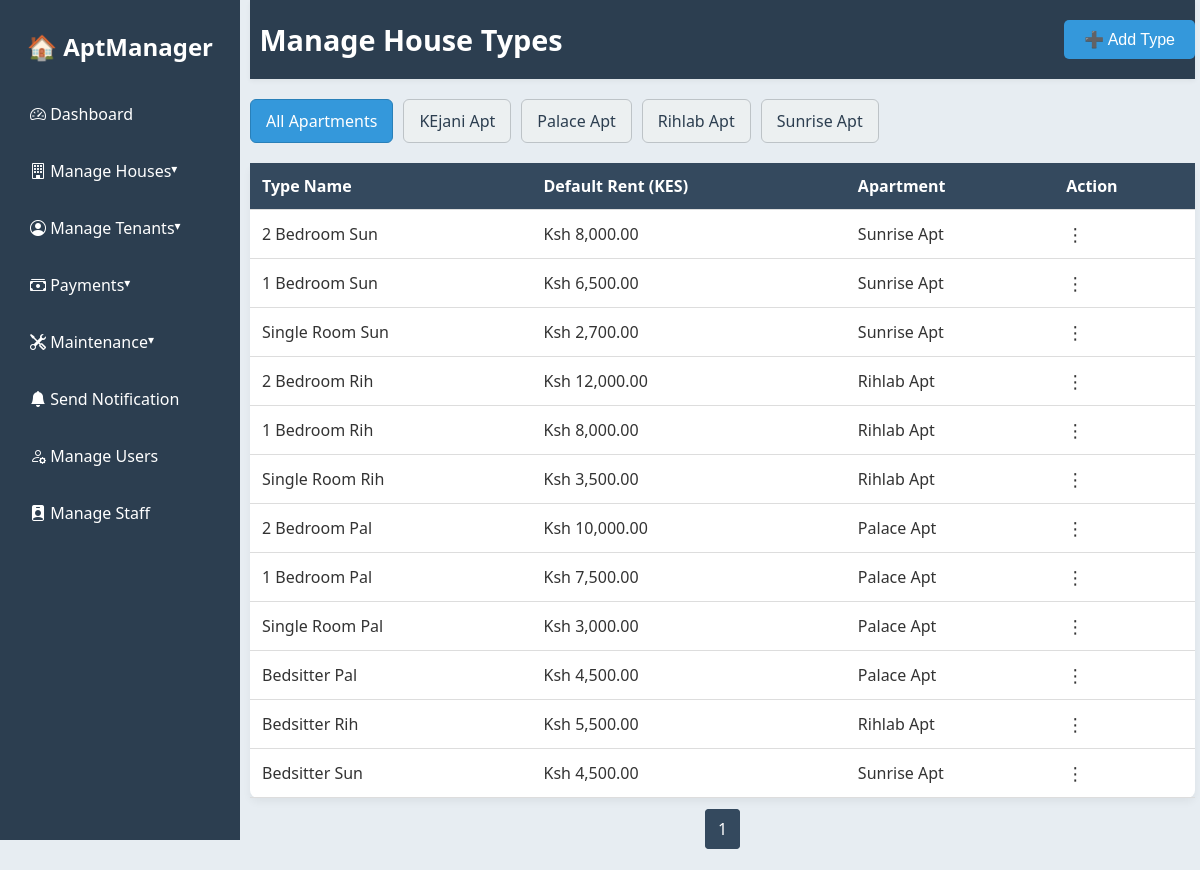
The app's page /APARTMENT/admin/Housing/house_type.php (signed in) with its own data.
### tables this page shows
CREATE TABLE `apartment` (
  `apartment_id` int(11) NOT NULL,
  `client_id` int(11) NOT NULL,
  `apartment_name` varchar(100) NOT NULL,
  `location` varchar(150) NOT NULL,
  `landlord_name` varchar(100) DEFAULT NULL
);

CREATE TABLE `house_types` (
  `id` int(11) NOT NULL,
  `type_name` varchar(50) NOT NULL,
  `default_rent` int(11) NOT NULL,
  `apartment_id` int(11) DEFAULT NULL,
  `client_id` int(11) NOT NULL
);

### APARTMENT/admin/Housing/house_type.php (the view, shortened to what this page needs)
<?php
include '../config/db_connect.php';
$apartment_result = mysqli_query($conn, "SELECT * FROM apartment ORDER BY apartment_name ASC");
$filter_apartment_id = isset($_GET['filter_apartment_id']) ? (int)$_GET['filter_apartment_id'] : null;
$limit = 25;
$page = isset($_GET['page']) && is_numeric($_GET['page']) ? (int)$_GET['page'] : 1;
$offset = ($page - 1) * $limit;
$filter_query = "SELECT ht.*, a.apartment_name
    FROM house_types ht
    LEFT JOIN apartment a ON ht.apartment_id = a.apartment_id";
$filter_query .= " ORDER BY ht.id DESC LIMIT $limit OFFSET $offset";
$count_query = "SELECT COUNT(*) AS total FROM house_types";
$count_result = mysqli_query($conn, $count_query);
$count_row = mysqli_fetch_assoc($count_result);
$total_rows = $count_row['total'];
$total_pages = ceil($total_rows / $limit);
$result = mysqli_query($conn, $filter_query);
?>
<!DOCTYPE html>
<html>
<head>
    <link rel="stylesheet" href="../assets/css/style.css">
<link rel="stylesheet" href="https://cdn.jsdelivr.net/npm/bootstrap-icons@1.10.5/font/bootstrap-icons.css">
</head>
<body>
<div class="wrapper">
<aside class="sidebar" id="sidebar">
  <h2>🏠 AptManager</h2>
  <ul>
  <li><a href="../index.php"><i class="bi bi-speedometer2"></i> Dashboard</a></li>
  <li class="dropdown">
    <a href="#" class="dropdown-toggle"><i class="bi bi-building"></i> Manage Houses</a>
  </li>
  <li class="dropdown">
    <a href="#" class="dropdown-toggle"><i class="bi bi-person-circle"></i> Manage Tenants</a>
  </li>
  <li class="dropdown">
    <a href="#" class="dropdown-toggle"><i class="bi bi-cash-stack"></i> Payments</a>
  </li>
  <li class="dropdown">
    <a href="#" class="dropdown-toggle"><i class="bi bi-tools"></i> Maintenance</a>
  </li>
  <li><a href="../notification.php"><i class="bi bi-bell-fill"></i> Send Notification</a></li>
  <li><a href="../Include/users.php"><i class="bi bi-person-gear"></i> Manage Users</a></li>
  <li><a href="../Include/staff.php"><i class="bi bi-person-badge-fill"></i> Manage Staff</a></li>
</ul>
</aside>
  <div class="main">
    <header class="top-header">
        <h1>Manage House Types</h1>
        <button class="add-btn" onclick="openAdd()">➕ Add Type</button>
    </header>
    <div style="margin: 20px 0; display: flex; flex-wrap: wrap; gap: 10px;">
    <a href="?" class="apt-card <?= !$filter_apartment_id ? 'active' : '' ?>">All Apartments</a>
    <?php mysqli_data_seek($apartment_result, 0); while($apt = mysqli_fetch_assoc($apartment_result)): ?>
        <a href="?filter_apartment_id=<?= $apt['apartment_id'] ?>"
           class="apt-card <?= ($filter_apartment_id == $apt['apartment_id']) ? 'active' : '' ?>">
            <?= htmlspecialchars($apt['apartment_name']) ?>
        </a>
    <?php endwhile; ?>
</div>
    <table>
        <thead>
            <tr>
                <th>Type Name</th>
                <th>Default Rent (KES)</th>
                <th>Apartment</th>
                <th>Action</th>
            </tr>
        </thead>
        <tbody>
            <?php while($row = mysqli_fetch_assoc($result)): ?>
            <tr>
                <td><?= htmlspecialchars($row['type_name']) ?></td>
                <td>Ksh <?= number_format($row['default_rent'], 2) ?></td>
                <td><?= htmlspecialchars($row['apartment_name'] ?? '—') ?></td>
                <td>
                    <div class="dropdown">
                        <span class="three-dot" onclick="toggleDropdown(this)">⋮</span>
                    </div>
                </td>
            </tr>
            <?php endwhile; ?>
        </tbody>
    </table>
      <div class="pagination">
  <?php for ($i = 1; $i <= $total_pages; $i++): ?>
    <a href="?<?= http_build_query(array_merge($_GET, ['page' => $i])) ?>" class="<?= $page == $i ? 'active' : '' ?>">
      <?= $i ?>
    </a>
  <?php endfor; ?>
</div>
  </div>
</div>
</body>
</html>

### APARTMENT/admin/assets/css/style.css (style rules this page uses)
body { margin: 0; font-family: 'Segoe UI', sans-serif; background: #dee6eeb6; color: #333; }
.wrapper { display: flex; min-height: 100vh; }
.sidebar { width: 200px; background: #2c3e50; color: white; padding: 20px; position: fixed; left: 0; top: 0; height: 100vh; z-index: 1000; }
.sidebar h2 { margin-top: 10px; text-align: center; }
.sidebar ul { list-style: none; padding: 0; margin-top: 30px; }
.sidebar li { margin-bottom: 15px; }
.sidebar a { color: white; text-decoration: none; display: block; padding: 10px; border-radius: 6px; transition: background 0.2s; }
.main { margin-left: 220px; padding: 0 5px 30px 30px; flex: 1; }
.top-header { position: sticky; top: 0; background: #2c3e50; padding: 20px 0; z-index: 999; box-shadow: 0 2px 5px rgba(0, 0, 0, 0.05); color: #fff; }
.top-header h1 { margin: 0; font-size: 1.8rem; padding-left: 1%; }
.sidebar ul li.dropdown > a::after { content: "▾"; float: right; margin-right: 10px; font-size: 12px; transition: transform 0.3s ease; }
button { padding: 12px 20px; background: #1abc9c; color: white; border: none; border-radius: 6px; font-size: 16px; cursor: pointer; transition: background 0.2s ease; }

### APARTMENT/admin/Housing/house_type.php (style rules this page uses)
table { width: 100%; border-collapse: collapse; margin-top: 20px; background: #fff; border-radius: 8px; box-shadow: 0 4px 8px rgba(0,0,0,0.05); }
th, td { padding: 12px; text-align: left; border-bottom: 1px solid #ddd; }
thead { background: #34495e; color: #fff; }
.top-header { display: flex; justify-content: space-between; align-items: center; }
.add-btn { background: #3498db; color: #fff; padding: 10px 20px; border: none; cursor: pointer; border-radius: 5px; }
.dropdown { position: relative; display: inline-block; }
.three-dot { cursor: pointer; font-size: 18px; }
.apt-card { padding: 10px 15px; border-radius: 6px; background: #ecf0f1; color: #2c3e50; text-decoration: none; font-weight: 500; transition: background 0.3s; border: 1px solid #bdc3c7; }
.apt-card.active { background: #3498db; color: white; border-color: #2980b9; }
.pagination { text-align: center; margin-top: 20px; }
.pagination a { padding: 8px 12px; margin: 0 4px; border: 1px solid #ccc; text-decoration: none; color: #333; border-radius: 4px; }
.pagination a.active { background-color: #34495e; color: white; border-color: #34495e; }

### records on screen
apartment: apartment_name "KEjani Apt"
apartment: apartment_name "Palace Apt"
apartment: apartment_name "Rihlab Apt"
apartment: apartment_name "Sunrise Apt"
house_types: type_name "2 Bedroom Sun", default_rent "8,000.00", apartment.apartment_name "Sunrise Apt"
house_types: type_name "1 Bedroom Sun", default_rent "6,500.00", apartment.apartment_name "Sunrise Apt"
house_types: type_name "Single Room Sun", default_rent "2,700.00", apartment.apartment_name "Sunrise Apt"
house_types: type_name "2 Bedroom Rih", default_rent "12,000.00", apartment.apartment_name "Rihlab Apt"
house_types: type_name "1 Bedroom Rih", default_rent "8,000.00", apartment.apartment_name "Rihlab Apt"
house_types: type_name "Single Room Rih", default_rent "3,500.00", apartment.apartment_name "Rihlab Apt"
house_types: type_name "2 Bedroom Pal", default_rent "10,000.00", apartment.apartment_name "Palace Apt"
house_types: type_name "1 Bedroom Pal", default_rent "7,500.00", apartment.apartment_name "Palace Apt"
house_types: type_name "Single Room Pal", default_rent "3,000.00", apartment.apartment_name "Palace Apt"
house_types: type_name "Bedsitter Pal", default_rent "4,500.00", apartment.apartment_name "Palace Apt"
house_types: type_name "Bedsitter Rih", default_rent "5,500.00", apartment.apartment_name "Rihlab Apt"
house_types: type_name "Bedsitter Sun", default_rent "4,500.00", apartment.apartment_name "Sunrise Apt"
